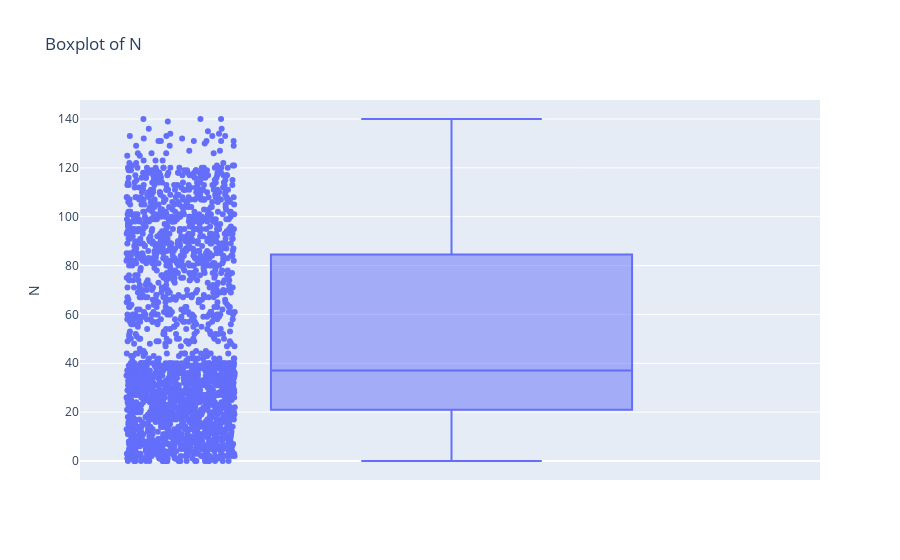

Notebook code for this chart:
### Markdown cell above
Boxplot

### Code cell
#checking and treating outliers in each column

fig =px.box(data,y='N',points='all',title="Boxplot of N")
fig.show()

### Figure 1 — Plotly figure (JSON) as saved in the notebook; plotly's stock layout.template omitted (floating-point values rounded to 4 significant figures; data arrays with more than 128 entries replaced by an {"elided": "..."} marker saying what was removed)
{"data": [{"alignmentgroup": "True", "boxpoints": "all", "hovertemplate": "N=%{y}<extra></extra>", "legendgroup": "", "marker": {"color": "#636efa"}, "name": "", "notched": false, "offsetgroup": "", "orientation": "v", "showlegend": false, "type": "box", "x0": " ", "xaxis": "x", "y": {"elided": "2200 int values"}, "y0": " ", "yaxis": "y"}], "layout": {"boxmode": "group", "legend": {"tracegroupgap": 0}, "title": {"text": "Boxplot of N"}, "xaxis": {"anchor": "y", "domain": [0, 1]}, "yaxis": {"anchor": "x", "domain": [0, 1], "title": {"text": "N"}}}}
